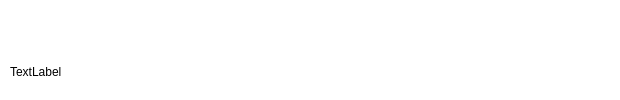
<?xml version="1.0" encoding="UTF-8"?>
<ui version="4.0">
 <class>ButtonType3</class>
 <widget class="QWidget" name="ButtonType3">
  <property name="geometry">
   <rect>
    <x>0</x>
    <y>0</y>
    <width>620</width>
    <height>100</height>
   </rect>
  </property>
  <property name="minimumSize">
   <size>
    <width>620</width>
    <height>100</height>
   </size>
  </property>
  <property name="focusPolicy">
   <enum>Qt::NoFocus</enum>
  </property>
  <property name="windowTitle">
   <string>Form</string>
  </property>
  <property name="styleSheet">
   <string notr="true">#ButtonType3 {background-color: rgb(0, 0, 0, 0);}
</string>
  </property>
  <layout class="QHBoxLayout" name="horizontalLayout_3">
   <property name="spacing">
    <number>0</number>
   </property>
   <property name="leftMargin">
    <number>10</number>
   </property>
   <property name="topMargin">
    <number>0</number>
   </property>
   <property name="rightMargin">
    <number>10</number>
   </property>
   <property name="bottomMargin">
    <number>0</number>
   </property>
   <item>
    <layout class="QHBoxLayout" name="horizontalLayout_2">
     <item>
      <layout class="QVBoxLayout" name="verticalLayout">
       <item>
        <layout class="QHBoxLayout" name="horizontalLayout">
         <item>
          <widget class="QLabel" name="connected">
           <property name="minimumSize">
            <size>
             <width>100</width>
             <height>40</height>
            </size>
           </property>
           <property name="maximumSize">
            <size>
             <width>16777215</width>
             <height>40</height>
            </size>
           </property>
           <property name="text">
            <string/>
           </property>
          </widget>
         </item>
         <item>
          <spacer name="horizontalSpacer">
           <property name="orientation">
            <enum>Qt::Horizontal</enum>
           </property>
           <property name="sizeHint" stdset="0">
            <size>
             <width>40</width>
             <height>10</height>
            </size>
           </property>
          </spacer>
         </item>
        </layout>
       </item>
       <item>
        <widget class="QLabel" name="ssid_name">
         <property name="minimumSize">
          <size>
           <width>0</width>
           <height>40</height>
          </size>
         </property>
         <property name="maximumSize">
          <size>
           <width>16777215</width>
           <height>40</height>
          </size>
         </property>
         <property name="text">
          <string>TextLabel</string>
         </property>
        </widget>
       </item>
      </layout>
     </item>
     <item>
      <widget class="QLabel" name="signal">
       <property name="minimumSize">
        <size>
         <width>90</width>
         <height>90</height>
        </size>
       </property>
       <property name="maximumSize">
        <size>
         <width>90</width>
         <height>90</height>
        </size>
       </property>
       <property name="styleSheet">
        <string notr="true"/>
       </property>
       <property name="text">
        <string/>
       </property>
      </widget>
     </item>
    </layout>
   </item>
  </layout>
 </widget>
 <resources/>
 <connections/>
</ui>
